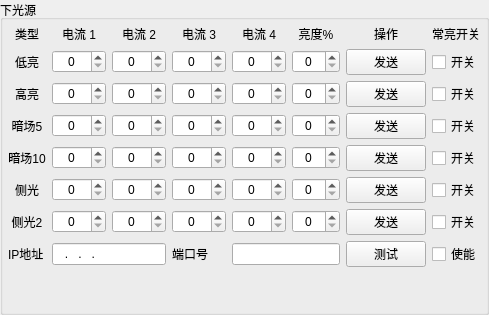
    <widget class="QGroupBox" name="groupBox_1">
     <property name="enabled">
      <bool>true</bool>
     </property>
     <property name="title">
      <string>下光源</string>
     </property>
     <layout class="QGridLayout" name="gridLayout_3">
      <property name="leftMargin">
       <number>3</number>
      </property>
      <property name="topMargin">
       <number>3</number>
      </property>
      <property name="rightMargin">
       <number>3</number>
      </property>
      <property name="bottomMargin">
       <number>3</number>
      </property>
      <item row="1" column="0">
       <spacer name="verticalSpacer_4">
        <property name="orientation">
         <enum>Qt::Vertical</enum>
        </property>
        <property name="sizeHint" stdset="0">
         <size>
          <width>20</width>
          <height>40</height>
         </size>
        </property>
       </spacer>
      </item>
      <item row="0" column="0">
       <layout class="QGridLayout" name="gridLayout_2">
        <property name="leftMargin">
         <number>2</number>
        </property>
        <property name="topMargin">
         <number>2</number>
        </property>
        <property name="rightMargin">
         <number>2</number>
        </property>
        <property name="bottomMargin">
         <number>2</number>
        </property>
        <item row="3" column="0">
         <widget class="QLabel" name="label_1_3">
          <property name="text">
           <string>暗场5</string>
          </property>
          <property name="alignment">
           <set>Qt::AlignCenter</set>
          </property>
         </widget>
        </item>
        <item row="0" column="0">
         <widget class="QLabel" name="label_F_Module_2">
          <property name="text">
           <string>类型</string>
          </property>
          <property name="alignment">
           <set>Qt::AlignCenter</set>
          </property>
         </widget>
        </item>
        <item row="0" column="3">
         <widget class="QLabel" name="label_22">
          <property name="text">
           <string>电流 3</string>
          </property>
          <property name="alignment">
           <set>Qt::AlignCenter</set>
          </property>
         </widget>
        </item>
        <item row="3" column="1">
         <widget class="QDoubleSpinBox" name="doubleSpinBox_1_cd3_1">
          <property name="alignment">
           <set>Qt::AlignCenter</set>
          </property>
          <property name="decimals">
           <number>0</number>
          </property>
          <property name="maximum">
           <double>4095.000000000000000</double>
          </property>
         </widget>
        </item>
        <item row="0" column="1">
         <widget class="QLabel" name="label_20">
          <property name="text">
           <string>电流 1</string>
          </property>
          <property name="alignment">
           <set>Qt::AlignCenter</set>
          </property>
         </widget>
        </item>
        <item row="0" column="2">
         <widget class="QLabel" name="label_21">
          <property name="text">
           <string>电流 2</string>
          </property>
          <property name="alignment">
           <set>Qt::AlignCenter</set>
          </property>
         </widget>
        </item>
        <item row="0" column="4">
         <widget class="QLabel" name="label_23">
          <property name="text">
           <string>电流 4</string>
          </property>
          <property name="alignment">
           <set>Qt::AlignCenter</set>
          </property>
         </widget>
        </item>
        <item row="3" column="3">
         <widget class="QDoubleSpinBox" name="doubleSpinBox_1_cd3_3">
          <property name="alignment">
           <set>Qt::AlignCenter</set>
          </property>
          <property name="decimals">
           <number>0</number>
          </property>
          <property name="maximum">
           <double>4095.000000000000000</double>
          </property>
         </widget>
        </item>
        <item row="3" column="4">
         <widget class="QDoubleSpinBox" name="doubleSpinBox_1_cd3_4">
          <property name="alignment">
           <set>Qt::AlignCenter</set>
          </property>
          <property name="decimals">
           <number>0</number>
          </property>
          <property name="maximum">
           <double>4095.000000000000000</double>
          </property>
         </widget>
        </item>
        <item row="3" column="6">
         <widget class="QPushButton" name="pushButton_1_cd3">
          <property name="text">
           <string>发送</string>
          </property>
         </widget>
        </item>
        <item row="1" column="6">
         <widget class="QPushButton" name="pushButton_1_cd1">
          <property name="text">
           <string>发送</string>
          </property>
         </widget>
        </item>
        <item row="3" column="2">
         <widget class="QDoubleSpinBox" name="doubleSpinBox_1_cd3_2">
          <property name="alignment">
           <set>Qt::AlignCenter</set>
          </property>
          <property name="decimals">
           <number>0</number>
          </property>
          <property name="maximum">
           <double>4095.000000000000000</double>
          </property>
         </widget>
        </item>
        <item row="4" column="6">
         <widget class="QPushButton" name="pushButton_1_cd4">
          <property name="text">
           <string>发送</string>
          </property>
         </widget>
        </item>
        <item row="0" column="5">
         <widget class="QLabel" name="label_32">
          <property name="text">
           <string>亮度%</string>
          </property>
          <property name="alignment">
           <set>Qt::AlignCenter</set>
          </property>
         </widget>
        </item>
        <item row="0" column="6">
         <widget class="QLabel" name="label_27">
          <property name="text">
           <string>操作</string>
          </property>
          <property name="alignment">
           <set>Qt::AlignCenter</set>
          </property>
         </widget>
        </item>
        <item row="3" column="5">
         <widget class="QDoubleSpinBox" name="doubleSpinBox_1_cd3_5">
          <property name="enabled">
           <bool>true</bool>
          </property>
          <property name="alignment">
           <set>Qt::AlignCenter</set>
          </property>
          <property name="decimals">
           <number>0</number>
          </property>
          <property name="maximum">
           <double>100.000000000000000</double>
          </property>
         </widget>
        </item>
        <item row="0" column="7">
         <widget class="QLabel" name="label_2">
          <property name="text">
           <string>常亮开关</string>
          </property>
         </widget>
        </item>
        <item row="2" column="4">
         <widget class="QDoubleSpinBox" name="doubleSpinBox_1_cd2_4">
          <property name="enabled">
           <bool>true</bool>
          </property>
          <property name="alignment">
           <set>Qt::AlignCenter</set>
          </property>
          <property name="decimals">
           <number>0</number>
          </property>
          <property name="maximum">
           <double>4095.000000000000000</double>
          </property>
         </widget>
        </item>
        <item row="4" column="5">
         <widget class="QDoubleSpinBox" name="doubleSpinBox_1_cd4_5">
          <property name="enabled">
           <bool>true</bool>
          </property>
          <property name="alignment">
           <set>Qt::AlignCenter</set>
          </property>
          <property name="decimals">
           <number>0</number>
          </property>
          <property name="maximum">
           <double>100.000000000000000</double>
          </property>
         </widget>
        </item>
        <item row="2" column="2">
         <widget class="QDoubleSpinBox" name="doubleSpinBox_1_cd2_2">
          <property name="alignment">
           <set>Qt::AlignCenter</set>
          </property>
          <property name="decimals">
           <number>0</number>
          </property>
          <property name="maximum">
           <double>4095.000000000000000</double>
          </property>
         </widget>
        </item>
        <item row="1" column="5">
         <widget class="QDoubleSpinBox" name="doubleSpinBox_1_cd1_5">
          <property name="enabled">
           <bool>true</bool>
          </property>
          <property name="alignment">
           <set>Qt::AlignCenter</set>
          </property>
          <property name="decimals">
           <number>0</number>
          </property>
          <property name="maximum">
           <double>100.000000000000000</double>
          </property>
         </widget>
        </item>
        <item row="4" column="3">
         <widget class="QDoubleSpinBox" name="doubleSpinBox_1_cd4_3">
          <property name="alignment">
           <set>Qt::AlignCenter</set>
          </property>
          <property name="decimals">
           <number>0</number>
          </property>
          <property name="maximum">
           <double>4095.000000000000000</double>
          </property>
         </widget>
        </item>
        <item row="2" column="5">
         <widget class="QDoubleSpinBox" name="doubleSpinBox_1_cd2_5">
          <property name="enabled">
           <bool>true</bool>
          </property>
          <property name="alignment">
           <set>Qt::AlignCenter</set>
          </property>
          <property name="decimals">
           <number>0</number>
          </property>
          <property name="maximum">
           <double>100.000000000000000</double>
          </property>
         </widget>
        </item>
        <item row="1" column="3">
         <widget class="QDoubleSpinBox" name="doubleSpinBox_1_cd1_3">
          <property name="alignment">
           <set>Qt::AlignCenter</set>
          </property>
          <property name="decimals">
           <number>0</number>
          </property>
          <property name="maximum">
           <double>4095.000000000000000</double>
          </property>
         </widget>
        </item>
        <item row="4" column="1">
         <widget class="QDoubleSpinBox" name="doubleSpinBox_1_cd4_1">
          <property name="alignment">
           <set>Qt::AlignCenter</set>
          </property>
          <property name="decimals">
           <number>0</number>
          </property>
          <property name="maximum">
           <double>4095.000000000000000</double>
          </property>
         </widget>
        </item>
        <item row="4" column="2">
         <widget class="QDoubleSpinBox" name="doubleSpinBox_1_cd4_2">
          <property name="alignment">
           <set>Qt::AlignCenter</set>
          </property>
          <property name="decimals">
           <number>0</number>
          </property>
          <property name="maximum">
           <double>4095.000000000000000</double>
          </property>
         </widget>
        </item>
        <item row="4" column="0">
         <widget class="QLabel" name="label_1_4">
          <property name="text">
           <string>暗场10</string>
          </property>
          <property name="alignment">
           <set>Qt::AlignCenter</set>
          </property>
         </widget>
        </item>
        <item row="2" column="1">
         <widget class="QDoubleSpinBox" name="doubleSpinBox_1_cd2_1">
          <property name="alignment">
           <set>Qt::AlignCenter</set>
          </property>
          <property name="decimals">
           <number>0</number>
          </property>
          <property name="maximum">
           <double>4095.000000000000000</double>
          </property>
         </widget>
        </item>
        <item row="4" column="4">
         <widget class="QDoubleSpinBox" name="doubleSpinBox_1_cd4_4">
          <property name="alignment">
           <set>Qt::AlignCenter</set>
          </property>
          <property name="decimals">
           <number>0</number>
          </property>
          <property name="maximum">
           <double>4095.000000000000000</double>
          </property>
         </widget>
        </item>
        <item row="2" column="0">
         <widget class="QLabel" name="label_1_2">
          <property name="text">
           <string>高亮</string>
          </property>
          <property name="alignment">
           <set>Qt::AlignCenter</set>
          </property>
         </widget>
        </item>
        <item row="1" column="4">
         <widget class="QDoubleSpinBox" name="doubleSpinBox_1_cd1_4">
          <property name="enabled">
           <bool>true</bool>
          </property>
          <property name="alignment">
           <set>Qt::AlignCenter</set>
          </property>
          <property name="decimals">
           <number>0</number>
          </property>
          <property name="maximum">
           <double>4095.000000000000000</double>
          </property>
         </widget>
        </item>
        <item row="1" column="2">
         <widget class="QDoubleSpinBox" name="doubleSpinBox_1_cd1_2">
          <property name="alignment">
           <set>Qt::AlignCenter</set>
          </property>
          <property name="decimals">
           <number>0</number>
          </property>
          <property name="maximum">
           <double>4095.000000000000000</double>
          </property>
         </widget>
        </item>
        <item row="1" column="0">
         <widget class="QLabel" name="label_1_1">
          <property name="text">
           <string>低亮</string>
          </property>
          <property name="alignment">
           <set>Qt::AlignCenter</set>
          </property>
         </widget>
        </item>
        <item row="2" column="3">
         <widget class="QDoubleSpinBox" name="doubleSpinBox_1_cd2_3">
          <property name="alignment">
           <set>Qt::AlignCenter</set>
          </property>
          <property name="decimals">
           <number>0</number>
          </property>
          <property name="maximum">
           <double>4095.000000000000000</double>
          </property>
         </widget>
        </item>
        <item row="1" column="1">
         <widget class="QDoubleSpinBox" name="doubleSpinBox_1_cd1_1">
          <property name="alignment">
           <set>Qt::AlignCenter</set>
          </property>
          <property name="decimals">
           <number>0</number>
          </property>
          <property name="maximum">
           <double>4095.000000000000000</double>
          </property>
         </widget>
        </item>
        <item row="2" column="7">
         <widget class="QCheckBox" name="checkBox_1_cd2">
          <property name="text">
           <string>开关</string>
          </property>
         </widget>
        </item>
        <item row="4" column="7">
         <widget class="QCheckBox" name="checkBox_1_cd4">
          <property name="text">
           <string>开关</string>
          </property>
         </widget>
        </item>
        <item row="3" column="7">
         <widget class="QCheckBox" name="checkBox_1_cd3">
          <property name="text">
           <string>开关</string>
          </property>
         </widget>
        </item>
        <item row="1" column="7">
         <widget class="QCheckBox" name="checkBox_1_cd1">
          <property name="text">
           <string>开关</string>
          </property>
         </widget>
        </item>
        <item row="2" column="6">
         <widget class="QPushButton" name="pushButton_1_cd2">
          <property name="text">
           <string>发送</string>
          </property>
         </widget>
        </item>
        <item row="5" column="2">
         <widget class="QDoubleSpinBox" name="doubleSpinBox_1_cd5_2">
          <property name="alignment">
           <set>Qt::AlignCenter</set>
          </property>
          <property name="decimals">
           <number>0</number>
          </property>
          <property name="maximum">
           <double>4095.000000000000000</double>
          </property>
         </widget>
        </item>
        <item row="5" column="0">
         <widget class="QLabel" name="label_1_5">
          <property name="text">
           <string>侧光</string>
          </property>
          <property name="alignment">
           <set>Qt::AlignCenter</set>
          </property>
         </widget>
        </item>
        <item row="5" column="3">
         <widget class="QDoubleSpinBox" name="doubleSpinBox_1_cd5_3">
          <property name="alignment">
           <set>Qt::AlignCenter</set>
          </property>
          <property name="decimals">
           <number>0</number>
          </property>
          <property name="maximum">
           <double>4095.000000000000000</double>
          </property>
         </widget>
        </item>
        <item row="5" column="1">
         <widget class="QDoubleSpinBox" name="doubleSpinBox_1_cd5_1">
          <property name="alignment">
           <set>Qt::AlignCenter</set>
          </property>
          <property name="decimals">
           <number>0</number>
          </property>
          <property name="maximum">
           <double>4095.000000000000000</double>
          </property>
         </widget>
        </item>
        <item row="6" column="0">
         <widget class="QLabel" name="label_1_6">
          <property name="text">
           <string>侧光2</string>
          </property>
          <property name="alignment">
           <set>Qt::AlignCenter</set>
          </property>
         </widget>
        </item>
        <item row="5" column="5">
         <widget class="QDoubleSpinBox" name="doubleSpinBox_1_cd5_5">
          <property name="enabled">
           <bool>true</bool>
          </property>
          <property name="alignment">
           <set>Qt::AlignCenter</set>
          </property>
          <property name="decimals">
           <number>0</number>
          </property>
          <property name="maximum">
           <double>100.000000000000000</double>
          </property>
         </widget>
        </item>
        <item row="6" column="6">
         <widget class="QPushButton" name="pushButton_1_cd6">
          <property name="text">
           <string>发送</string>
          </property>
         </widget>
        </item>
        <item row="5" column="7">
         <widget class="QCheckBox" name="checkBox_1_cd5">
          <property name="text">
           <string>开关</string>
          </property>
         </widget>
        </item>
        <item row="5" column="4">
         <widget class="QDoubleSpinBox" name="doubleSpinBox_1_cd5_4">
          <property name="alignment">
           <set>Qt::AlignCenter</set>
          </property>
          <property name="decimals">
           <number>0</number>
          </property>
          <property name="maximum">
           <double>4095.000000000000000</double>
          </property>
         </widget>
        </item>
        <item row="5" column="6">
         <widget class="QPushButton" name="pushButton_1_cd5">
          <property name="text">
           <string>发送</string>
          </property>
         </widget>
        </item>
        <item row="6" column="2">
         <widget class="QDoubleSpinBox" name="doubleSpinBox_1_cd6_2">
          <property name="alignment">
           <set>Qt::AlignCenter</set>
          </property>
          <property name="decimals">
           <number>0</number>
          </property>
          <property name="maximum">
           <double>4095.000000000000000</double>
          </property>
         </widget>
        </item>
        <item row="6" column="1">
         <widget class="QDoubleSpinBox" name="doubleSpinBox_1_cd6_1">
          <property name="alignment">
           <set>Qt::AlignCenter</set>
          </property>
          <property name="decimals">
           <number>0</number>
          </property>
          <property name="maximum">
           <double>4095.000000000000000</double>
          </property>
         </widget>
        </item>
        <item row="6" column="7">
         <widget class="QCheckBox" name="checkBox_1_cd6">
          <property name="text">
           <string>开关</string>
          </property>
         </widget>
        </item>
        <item row="6" column="3">
         <widget class="QDoubleSpinBox" name="doubleSpinBox_1_cd6_3">
          <property name="alignment">
           <set>Qt::AlignCenter</set>
          </property>
          <property name="decimals">
           <number>0</number>
          </property>
          <property name="maximum">
           <double>4095.000000000000000</double>
          </property>
         </widget>
        </item>
        <item row="6" column="4">
         <widget class="QDoubleSpinBox" name="doubleSpinBox_1_cd6_4">
          <property name="alignment">
           <set>Qt::AlignCenter</set>
          </property>
          <property name="decimals">
           <number>0</number>
          </property>
          <property name="maximum">
           <double>4095.000000000000000</double>
          </property>
         </widget>
        </item>
        <item row="6" column="5">
         <widget class="QDoubleSpinBox" name="doubleSpinBox_1_cd6_5">
          <property name="enabled">
           <bool>true</bool>
          </property>
          <property name="alignment">
           <set>Qt::AlignCenter</set>
          </property>
          <property name="decimals">
           <number>0</number>
          </property>
          <property name="maximum">
           <double>100.000000000000000</double>
          </property>
         </widget>
        </item>
        <item row="7" column="0">
         <widget class="QLabel" name="label_1_ip">
          <property name="text">
           <string>IP地址</string>
          </property>
         </widget>
        </item>
        <item row="7" column="1" colspan="2">
         <widget class="QLineEdit" name="lineEdit_1_ip">
          <property name="inputMask">
           <string>000.000.000.000</string>
          </property>
         </widget>
        </item>
        <item row="7" column="3">
         <widget class="QLabel" name="label_1_port">
          <property name="text">
           <string>端口号</string>
          </property>
         </widget>
        </item>
        <item row="7" column="4" colspan="2">
         <widget class="QLineEdit" name="lineEdit_1_port"/>
        </item>
        <item row="7" column="6">
         <widget class="QPushButton" name="pushButton_1_getlight">
          <property name="text">
           <string>测试</string>
          </property>
         </widget>
        </item>
        <item row="7" column="7">
         <widget class="QCheckBox" name="checkBox_1_enable_light">
          <property name="text">
           <string>使能</string>
          </property>
         </widget>
        </item>
       </layout>
      </item>
     </layout>
    </widget>
